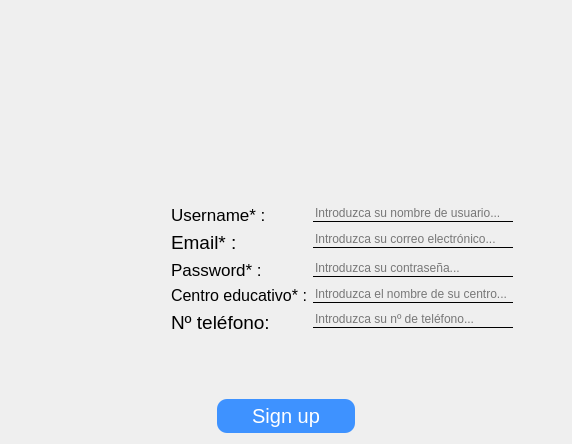
<?xml version="1.0" encoding="UTF-8"?>
<ui version="4.0">
 <class>Dialog</class>
 <widget class="QDialog" name="Dialog">
  <property name="geometry">
   <rect>
    <x>0</x>
    <y>0</y>
    <width>572</width>
    <height>444</height>
   </rect>
  </property>
  <property name="windowTitle">
   <string>Sign up</string>
  </property>
  <property name="windowIcon">
   <iconset resource="src/resources.qrc">
    <normaloff>:/logo/iconoProyecto.png</normaloff>:/logo/iconoProyecto.png</iconset>
  </property>
  <layout class="QVBoxLayout" name="verticalLayout_3">
   <item>
    <layout class="QVBoxLayout" name="verticalLayout">
     <item>
      <layout class="QVBoxLayout" name="verticalLayout_2">
       <property name="sizeConstraint">
        <enum>QLayout::SetDefaultConstraint</enum>
       </property>
       <item>
        <widget class="QLabel" name="logo">
         <property name="sizePolicy">
          <sizepolicy hsizetype="Maximum" vsizetype="Maximum">
           <horstretch>0</horstretch>
           <verstretch>0</verstretch>
          </sizepolicy>
         </property>
         <property name="minimumSize">
          <size>
           <width>550</width>
           <height>100</height>
          </size>
         </property>
         <property name="maximumSize">
          <size>
           <width>200</width>
           <height>250</height>
          </size>
         </property>
         <property name="styleSheet">
          <string notr="true"/>
         </property>
         <property name="text">
          <string>&lt;html&gt;&lt;head/&gt;&lt;body&gt;&lt;p&gt;&lt;img src=&quot;:/logo/logoProyecto.png&quot;/&gt;&lt;/p&gt;&lt;/body&gt;&lt;/html&gt;</string>
         </property>
         <property name="scaledContents">
          <bool>true</bool>
         </property>
         <property name="alignment">
          <set>Qt::AlignCenter</set>
         </property>
        </widget>
       </item>
      </layout>
     </item>
     <item>
      <layout class="QFormLayout" name="formLayout_3">
       <property name="leftMargin">
        <number>160</number>
       </property>
       <item row="0" column="0">
        <widget class="QLabel" name="label_username">
         <property name="font">
          <font>
           <pointsize>13</pointsize>
          </font>
         </property>
         <property name="text">
          <string>Username* :</string>
         </property>
        </widget>
       </item>
       <item row="0" column="1">
        <widget class="QLineEdit" name="lineEdit_username">
         <property name="sizePolicy">
          <sizepolicy hsizetype="Fixed" vsizetype="Fixed">
           <horstretch>0</horstretch>
           <verstretch>0</verstretch>
          </sizepolicy>
         </property>
         <property name="maximumSize">
          <size>
           <width>200</width>
           <height>16777215</height>
          </size>
         </property>
         <property name="styleSheet">
          <string notr="true">QLineEdit{
border: 0px;
border-bottom: 1px solid black;
background-color: transparent;
}</string>
         </property>
         <property name="placeholderText">
          <string>Introduzca su nombre de usuario...</string>
         </property>
        </widget>
       </item>
       <item row="1" column="0">
        <widget class="QLabel" name="label_email">
         <property name="font">
          <font>
           <pointsize>14</pointsize>
          </font>
         </property>
         <property name="text">
          <string>Email* :</string>
         </property>
        </widget>
       </item>
       <item row="1" column="1">
        <widget class="QLineEdit" name="lineEdit_email">
         <property name="sizePolicy">
          <sizepolicy hsizetype="Fixed" vsizetype="Fixed">
           <horstretch>0</horstretch>
           <verstretch>0</verstretch>
          </sizepolicy>
         </property>
         <property name="maximumSize">
          <size>
           <width>200</width>
           <height>16777215</height>
          </size>
         </property>
         <property name="styleSheet">
          <string notr="true">QLineEdit{
border: 0px;
border-bottom: 1px solid black;
background-color: transparent;
}</string>
         </property>
         <property name="placeholderText">
          <string>Introduzca su correo electrónico...</string>
         </property>
        </widget>
       </item>
       <item row="2" column="0">
        <widget class="QLabel" name="label_passwd">
         <property name="font">
          <font>
           <pointsize>13</pointsize>
          </font>
         </property>
         <property name="text">
          <string>Password* :</string>
         </property>
        </widget>
       </item>
       <item row="2" column="1">
        <widget class="QLineEdit" name="lineEdit_passwd">
         <property name="sizePolicy">
          <sizepolicy hsizetype="Fixed" vsizetype="Fixed">
           <horstretch>0</horstretch>
           <verstretch>0</verstretch>
          </sizepolicy>
         </property>
         <property name="maximumSize">
          <size>
           <width>200</width>
           <height>16777215</height>
          </size>
         </property>
         <property name="styleSheet">
          <string notr="true">QLineEdit{
border: 0px;
border-bottom: 1px solid black;
background-color: transparent;
}</string>
         </property>
         <property name="echoMode">
          <enum>QLineEdit::Password</enum>
         </property>
         <property name="placeholderText">
          <string>Introduzca su contraseña...</string>
         </property>
        </widget>
       </item>
       <item row="3" column="0">
        <widget class="QLabel" name="label_centro">
         <property name="font">
          <font>
           <pointsize>12</pointsize>
          </font>
         </property>
         <property name="text">
          <string>Centro educativo* :</string>
         </property>
        </widget>
       </item>
       <item row="3" column="1">
        <widget class="QLineEdit" name="lineEdit_centro">
         <property name="maximumSize">
          <size>
           <width>200</width>
           <height>16777215</height>
          </size>
         </property>
         <property name="styleSheet">
          <string notr="true">QLineEdit{
border: 0px;
border-bottom: 1px solid black;
background-color: transparent;
}</string>
         </property>
         <property name="placeholderText">
          <string>Introduzca el nombre de su centro...</string>
         </property>
        </widget>
       </item>
       <item row="4" column="0">
        <widget class="QLabel" name="label_telefono">
         <property name="font">
          <font>
           <pointsize>14</pointsize>
          </font>
         </property>
         <property name="text">
          <string>Nº teléfono:</string>
         </property>
        </widget>
       </item>
       <item row="4" column="1">
        <widget class="QLineEdit" name="lineEdit_telefono">
         <property name="maximumSize">
          <size>
           <width>200</width>
           <height>16777215</height>
          </size>
         </property>
         <property name="styleSheet">
          <string notr="true">QLineEdit{
border: 0px;
border-bottom: 1px solid black;
background-color: transparent;
}</string>
         </property>
         <property name="placeholderText">
          <string>Introduzca su nº de teléfono...</string>
         </property>
        </widget>
       </item>
      </layout>
     </item>
     <item>
      <layout class="QHBoxLayout" name="horizontalLayout">
       <item>
        <widget class="QPushButton" name="btn_signup">
         <property name="sizePolicy">
          <sizepolicy hsizetype="Fixed" vsizetype="Fixed">
           <horstretch>0</horstretch>
           <verstretch>0</verstretch>
          </sizepolicy>
         </property>
         <property name="font">
          <font>
           <pointsize>15</pointsize>
          </font>
         </property>
         <property name="cursor">
          <cursorShape>PointingHandCursor</cursorShape>
         </property>
         <property name="styleSheet">
          <string notr="true">QPushButton{
background-color:rgb(62, 146, 255);
color: white;
border-radius: 10px;
padding: 5px 35px 5px 35px;
}
QPushButton:hover{
background-color: rgb(62, 62, 255)
}</string>
         </property>
         <property name="text">
          <string>Sign up</string>
         </property>
        </widget>
       </item>
      </layout>
     </item>
    </layout>
   </item>
  </layout>
 </widget>
 <resources>
  <include location="src/resources.qrc"/>
  <include location="src/resources.qrc"/>
 </resources>
 <connections/>
</ui>
